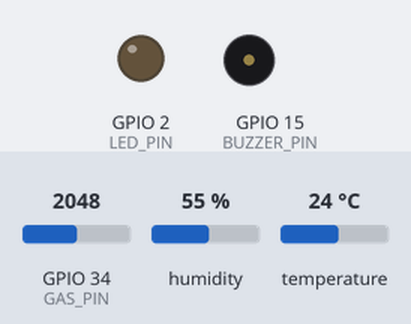
Recording of a sketch running on a simulated ESP32. Shown: output pins drawn as LEDs (lit = HIGH), buzzer (waves = sounding, pin HIGH). The inputs (shaded band) are chosen by the test bench; at power-on: GPIO 34 (GAS_PIN) = 2048, humidity 55 %, temperature 24 °C. WiFi joins after 1.5 s; servers stay silent unless stated; what the sketch prints to the serial monitor is not drawn.

Above: at 2.7 s.
2.8 s: GPIO 34 (GAS_PIN) set to 3152
16.8 s: GPIO 34 (GAS_PIN) set to 3236
28.2 s: GPIO 34 (GAS_PIN) set to 3160
At 28.8 s:
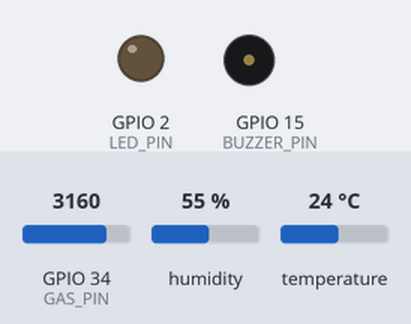
39.6 s: GPIO 34 (GAS_PIN) set to 3240
At 48.5 s:
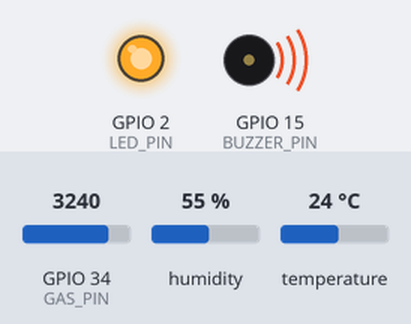
51.0 s: GPIO 34 (GAS_PIN) set to 2866
At 62.8 s:
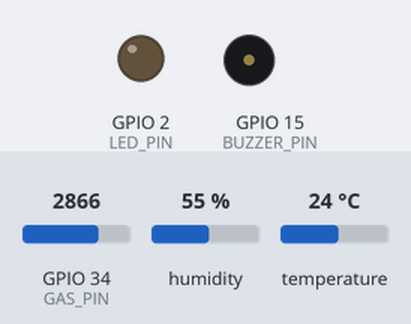
Timing chart, 0 to 64.3 s (numbered marks = the images above; inputs shaded):
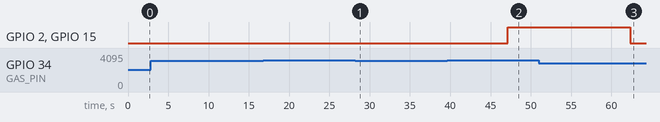

Measured:
- after the input at 2.8 s, every drawn part: stays the same
- after the input at 16.8 s, every drawn part: stays the same
- after the input at 28.2 s, GPIO 2 (LED_PIN), GPIO 15 (BUZZER_PIN): stays LOW (without the input it goes to HIGH after 3.7 s)
- after the input at 39.6 s, GPIO 2 (LED_PIN), GPIO 15 (BUZZER_PIN): LOW → HIGH after 7.5 s
- after the input at 51.0 s, GPIO 2 (LED_PIN), GPIO 15 (BUZZER_PIN): HIGH → LOW after 11.3 s

The sketch:

air_quality_monitoring.ino
```cpp
#include <WiFi.h>
#include "DHT.h"

// ================= DHT22 =================
#define DHTPIN 4
#define DHTTYPE DHT22
DHT dht(DHTPIN, DHTTYPE);

// ================= PINS =================
#define GAS_PIN 34
#define LED_PIN 2
#define BUZZER_PIN 15

// ================= WIFI =================
const char* ssid = "Wokwi-GUEST";
const char* password = "";

// ================= THINGSPEAK =================
const char* server = "api.thingspeak.com";
String apiKey = "J2T7XOU8J40XF96T";

WiFiClient client;

// ================= AQI FUNCTION =================
int getAQI(int gasValue) {

  if (gasValue < 1500) {
    return 50;   // Good
  }

  else if (gasValue < 2500) {
    return 100;  // Moderate
  }

  else if (gasValue < 3200) {
    return 150;  // Poor
  }

  else {
    return 250;  // Hazardous
  }
}

// ================= SETUP =================
void setup() {

  Serial.begin(115200);
  dht.begin();

  pinMode(LED_PIN, OUTPUT);
  pinMode(BUZZER_PIN, OUTPUT);

  Serial.println("Connecting to WiFi...");

  WiFi.begin(ssid, password);

  while (WiFi.status() != WL_CONNECTED) {
    delay(500);
    Serial.print(".");
  }

  Serial.println("\nWiFi Connected!");
}

// ================= LOOP =================
void loop() {

  // Read sensors
  float temperature = dht.readTemperature();
  float humidity = dht.readHumidity();
  int gasValue = analogRead(GAS_PIN);

  // Calculate AQI
  int aqi = getAQI(gasValue);

  // ===== Serial Monitor =====
  Serial.println("---------------------------");

  Serial.print("Temperature: ");
  Serial.print(temperature);
  Serial.println(" °C");

  Serial.print("Humidity: ");
  Serial.print(humidity);
  Serial.println(" %");

  Serial.print("Gas Value: ");
  Serial.println(gasValue);

  Serial.print("AQI: ");
  Serial.println(aqi);

  // ===== ALERT SYSTEM =====
  if (aqi > 150) {

    digitalWrite(LED_PIN, HIGH);
    digitalWrite(BUZZER_PIN, HIGH);

    Serial.println("⚠ HIGH POLLUTION ALERT");
  }

  else {

    digitalWrite(LED_PIN, LOW);
    digitalWrite(BUZZER_PIN, LOW);
  }

  // ===== SEND DATA TO THINGSPEAK =====
  if (client.connect(server, 80)) {

    String url = "/update?api_key=" + apiKey +
                 "&field1=" + String(temperature) +
                 "&field2=" + String(humidity) +
                 "&field3=" + String(aqi) +
                 "&field4=" + String(gasValue);

    client.print(String("GET ") + url + " HTTP/1.1\r\n" +
                 "Host: " + server + "\r\n" +
                 "Connection: close\r\n\r\n");

    Serial.println("✅ Data sent to ThingSpeak");
  }

  client.stop();

  delay(15000); // ThingSpeak minimum delay
}
```
